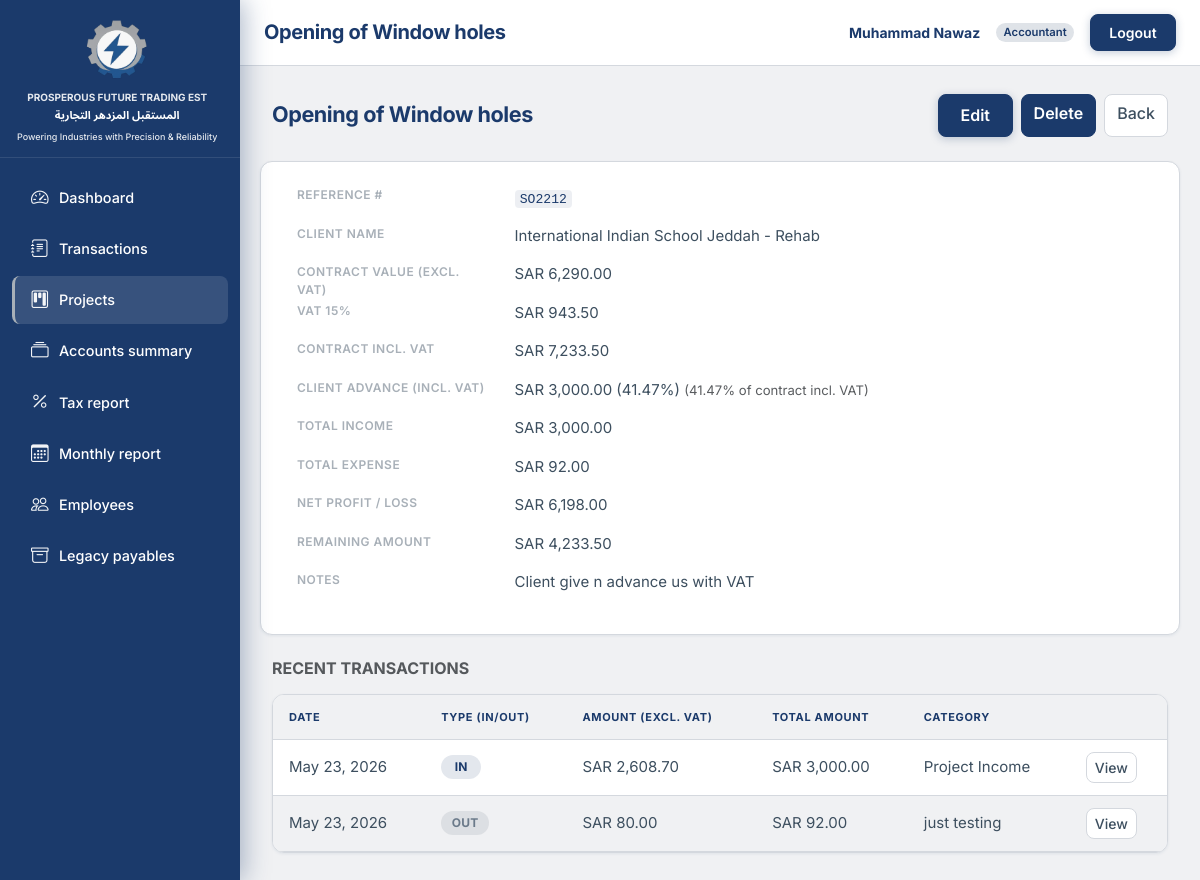
Screenshot of /projects/ref/SO2212/ (signed in) with the database file from the repository.
### projects/models.py (models this page shows, shortened)
class Project(models.Model):
    reference_number = models.CharField(
        max_length=64,
        unique=True,
        db_index=True,
        verbose_name="Reference #",
    )
    name = models.CharField(max_length=255, unique=True)
    client_name = models.CharField(max_length=255, blank=True)
    contract_value_excl_vat = models.DecimalField(
        max_digits=14, decimal_places=2, null=True, blank=True
    )
    advance_amount_incl_vat = models.DecimalField(
        max_digits=14,
        decimal_places=2,
        null=True,
        blank=True,
        verbose_name="Client advance (incl. VAT)",
        help_text="Optional. Leave blank if client pays no advance.",
    )
    notes = models.TextField(blank=True)
    class Meta:
        ordering = ["name"]
    @property
    def vat_15(self):
        if self.contract_value_excl_vat is None:
            return None
        return (self.contract_value_excl_vat * Decimal("0.15")).quantize(Decimal("0.01"))
    @property
    def contract_incl_vat(self):
        if self.contract_value_excl_vat is None or self.vat_15 is None:
            return None
        return self.contract_value_excl_vat + self.vat_15
    @property
    def advance_percent_of_contract(self):
        amt = self.advance_amount_incl_vat
        contract = self.contract_incl_vat
        if amt is None or contract is None or contract == 0:
            return None
        return (amt / contract * Decimal("100")).quantize(Decimal("0.01"))
    @staticmethod
    def _format_percent(pct: Decimal) -> str:
        s = f"{pct:.2f}"
        if "." in s:
            s = s.rstrip("0").rstrip(".")
        return s
    @property
    def client_advance_display(self):
        from TradingEST.formatting import format_sar
        amt = self.advance_amount_incl_vat
        if amt is None:
            return None
        amt_str = format_sar(amt)
        pct = self.advance_percent_of_contract
        if pct is not None:
            return f"{amt_str} ({self._format_percent(pct)}%)"
        return amt_str

### accounts/models.py (models this page shows, shortened)
class User(AbstractBaseUser, PermissionsMixin):
    email = models.EmailField(unique=True)
    full_name = models.CharField(max_length=255, blank=True)
    role = models.CharField(max_length=20, choices=Role.choices, default=Role.VIEWER)
    is_staff = models.BooleanField(default=False)
    is_active = models.BooleanField(default=True)
    date_joined = models.DateTimeField(default=timezone.now)
    objects = UserManager()
    USERNAME_FIELD = "email"
    REQUIRED_FIELDS = []
    class Meta:
        ordering = ["email"]
    @property
    def display_name(self):
        name = (self.full_name or "").strip()
        if name:
            return name
        return self.email.split("@")[0] if self.email else ""

### transactions/models.py (models this page shows, shortened)
class Transaction(models.Model):
    reference_number = models.CharField(
        max_length=64,
        unique=True,
        db_index=True,
        verbose_name="Reference #",
    )
    date = models.DateField(db_index=True)
    description = models.CharField(max_length=500, blank=True)
    flow_type = models.CharField(max_length=3, choices=FlowType.choices, db_index=True)
    amount_excl_vat = models.DecimalField(max_digits=14, decimal_places=2)
    account = models.CharField(
        max_length=64,
        db_index=True,
        choices=LedgerAccount.choices,
    )
    category = models.CharField(max_length=128, db_index=True)
    project = models.ForeignKey(
        "projects.Project",
        null=True,
        blank=True,
        on_delete=models.SET_NULL,
        related_name="transactions",
    )
    qty = models.DecimalField(max_digits=14, decimal_places=4, null=True, blank=True)
    rate = models.DecimalField(max_digits=14, decimal_places=4, null=True, blank=True)
    party_name = models.CharField(max_length=255, blank=True)
    party_type = models.CharField(
        max_length=64,
        blank=True,
        null=True,
        choices=PartyType.choices,
    )
    invoice_number = models.CharField(max_length=128, blank=True)
    tax_percent = models.DecimalField(max_digits=6, decimal_places=2, null=True, blank=True)
    tax_amount = models.DecimalField(max_digits=14, decimal_places=2, null=True, blank=True)
    total_amount = models.DecimalField(max_digits=14, decimal_places=2, null=True, blank=True)
    payment_status = models.CharField(
        max_length=64,
        blank=True,
        choices=PaymentStatus.choices,
    )
    notes = models.TextField(blank=True)
    created_at = models.DateTimeField(auto_now_add=True)
    updated_at = models.DateTimeField(auto_now=True)
    class Meta:
        ordering = ["-date", "-pk"]
        indexes = [
            models.Index(fields=["date", "flow_type"]),
            models.Index(fields=["account", "flow_type"]),
        ]

### projects/views.py (the view)
class ProjectDetailView(SessionAuthenticatedMixin, DetailView):
    model = Project
    template_name = "projects/project_detail.html"
    context_object_name = "project"
    def get_object(self, queryset=None):
        if queryset is None:
            queryset = self.get_queryset()
        ref = self.kwargs.get("reference_number")
        if ref:
            return get_object_or_404(queryset, reference_number__iexact=ref.strip())
        return super().get_object(queryset)
    def get_context_data(self, **kwargs):
        ctx = super().get_context_data(**kwargs)
        p = self.object
        qs = p.transactions.select_related("project").order_by("-date", "-pk")
        ctx["transactions"] = qs[:100]
        ti = (
            p.transactions.filter(flow_type=FlowType.IN)
            .filter(paid_status_q())
            .aggregate(s=Sum("total_amount"))["s"]
            or Decimal("0")
        )
        te = (
            p.transactions.filter(flow_type=FlowType.OUT).aggregate(s=Sum("total_amount"))[
                "s"
            ]
            or Decimal("0")
        )
        ctx["total_income_paid"] = ti
        ctx["total_expense"] = te
        if p.contract_value_excl_vat is not None:
            ctx["net_profit"] = p.contract_value_excl_vat - te
        else:
            ctx["net_profit"] = None
        if p.contract_incl_vat is not None:
            ctx["remaining_display"] = p.contract_incl_vat - ti
        else:
            ctx["remaining_display"] = None
        return ctx

### TradingEST/context_processors.py (called while the page is built)
def brand(_request):
    return {
        "brand_name_ar": BRAND_NAME_AR,
        "brand_name_en": BRAND_NAME_EN,
        "brand_tagline": BRAND_TAGLINE,
    }

### TradingEST/formatting.py (called while the page is built)
def _to_decimal(value) -> Decimal | None:
    if value is None or value == "":
        return None
    try:
        d = value if isinstance(value, Decimal) else Decimal(str(value))
        return d.quantize(_TWOPLACES, rounding=ROUND_HALF_UP)
    except (InvalidOperation, TypeError, ValueError):
        return None

def format_number(value) -> str | None:
    d = _to_decimal(value)
    if d is None:
        return None
    return f"{d:,.2f}"

def format_sar(value) -> str | None:
    n = format_number(value)
    if n is None:
        return None
    return f"SAR {n}"

### TradingEST/templatetags/te_format.py (called while the page is built)
@register.filter
def sar(value):
    out = format_sar(value)
    return out if out is not None else "—"

@register.filter
def num(value):
    out = format_number(value)
    return out if out is not None else "—"

### accounts/mixins.py (called while the page is built)
    def dispatch(self, request, *args, **kwargs):
        if not request.user.is_authenticated:
            return HttpResponseRedirect(self.resolve_redirect(request))
        return super().dispatch(request, *args, **kwargs)

### reports/services.py (called while the page is built)
def paid_status_q(prefix: str = "") -> Q:
    key = f"{prefix}payment_status__iexact"
    return Q(**{key: PaymentStatus.PAID.value})

### templates/projects/project_detail.html (shortened to what this page needs)
{% extends "base.html" %}
{% block header_title %}{{ project.name }}{% endblock %}
{% block content %}
<div class="te-page-heading-row">
  <h1>{{ project.name }}</h1>
  <div class="d-flex flex-wrap gap-2">
    {% if user.role == 'admin' or user.role == 'accountant' %}
    <a class="btn te-btn-gradient" href="{% url 'projects:edit' project.pk %}">Edit</a>
    <a class="btn te-btn-danger" href="{% url 'projects:delete' project.pk %}">Delete</a>
    {% endif %}
    <a class="btn te-btn-secondary" href="{% url 'projects:list' %}">Back</a>
  </div>
</div>
<dl class="row te-dl-card mb-4">
  <dt class="col-sm-3">Reference #</dt><dd class="col-sm-9"><code>{{ project.reference_number }}</code></dd>
  <dt class="col-sm-3">Client Name</dt><dd class="col-sm-9">{{ project.client_name }}</dd>
  <dt class="col-sm-3">Contract Value (Excl. VAT)</dt><dd class="col-sm-9">{{ project.contract_value_excl_vat|sar }}</dd>
  <dt class="col-sm-3">VAT 15%</dt><dd class="col-sm-9">{{ project.vat_15|sar }}</dd>
  <dt class="col-sm-3">Contract Incl. VAT</dt><dd class="col-sm-9">{{ project.contract_incl_vat|sar }}</dd>
  <dt class="col-sm-3">Client advance (incl. VAT)</dt>
  <dd class="col-sm-9">
    {% if project.advance_amount_incl_vat is not None %}
      {{ project.client_advance_display }}
      {% if project.advance_percent_of_contract %}
      <span class="text-muted small">({{ project.advance_percent_of_contract|num }}% of contract incl. VAT)</span>
      {% endif %}
    {% else %}
      —
    {% endif %}
  </dd>
  <dt class="col-sm-3">Total Income</dt><dd class="col-sm-9">{{ total_income_paid|default:0|sar }}</dd>
  <dt class="col-sm-3">Total Expense</dt><dd class="col-sm-9">{{ total_expense|default:0|sar }}</dd>
  <dt class="col-sm-3">Net Profit / Loss</dt><dd class="col-sm-9">{{ net_profit|sar }}</dd>
  <dt class="col-sm-3">Remaining Amount</dt><dd class="col-sm-9">{{ remaining_display|sar }}</dd>
  <dt class="col-sm-3">Notes</dt><dd class="col-sm-9">{{ project.notes|default:"—"|linebreaks }}</dd>
</dl>
<h2 class="h6 text-muted text-uppercase fw-bold mb-3">Recent transactions</h2>
{% if transactions %}
<div class="te-table-card">
  <div class="table-responsive">
    <table class="table table-sm mb-0 align-middle">
      <thead><tr><th>Date</th><th>Type (IN/OUT)</th><th>Amount (Excl. VAT)</th><th>Total Amount</th><th>Category</th><th></th></tr></thead>
      <tbody>
        {% for t in transactions %}
        <tr>
          <td>{{ t.date }}</td>
          <td>{% include "partials/flow_badge.html" with flow=t.flow_type %}</td>
          <td>{{ t.amount_excl_vat|sar }}</td>
          <td>{{ t.total_amount|sar }}</td>
          <td>{{ t.category }}</td>
          <td><a class="btn btn-sm te-btn-secondary" href="{% url 'transactions:detail' t.pk %}">View</a></td>
        </tr>
        {% endfor %}
      </tbody>
    </table>
  </div>
</div>
{% else %}
<div class="te-page-card te-empty-state py-4">
  <i class="bi bi-journal-x"></i>
  <p class="mb-0">No transactions for this project.</p>
</div>
{% endif %}
{% endblock %}

### templates/base.html (shortened to what this page needs)
{% load static %}
<!DOCTYPE html>
<html lang="en">
<head>
  <link href="https://cdn.jsdelivr.net/npm/bootstrap@5.3.3/dist/css/bootstrap.min.css" rel="stylesheet"
>
  <link rel="stylesheet" href="https://cdn.jsdelivr.net/npm/bootstrap-icons@1.11.3/font/bootstrap-icons.min.css">
  <link rel="stylesheet" href="{% static 'css/app.css' %}">
</head>
<body class="te-app-body">
<div class="te-app-layout">
  <div class="te-app-main">
    <header class="te-topbar">
      <div class="te-topbar-desktop d-none d-md-flex w-100 align-items-center justify-content-between gap-3 min-w-0">
        <h1 class="te-topbar-title text-truncate mb-0 flex-grow-1 min-w-0">{% block header_title %}Dashboard{% endblock %}</h1>
        {% if user.is_authenticated %}
        <div class="te-topbar-actions flex-shrink-0">
          <span class="te-topbar-user d-none d-lg-inline">{{ user.display_name }}</span>
          {% if user.role == 'admin' %}
          <span class="badge rounded-pill badge-role-admin">{{ user.get_role_display }}</span>
          {% elif user.role == 'accountant' %}
          <span class="badge rounded-pill badge-role-accountant">{{ user.get_role_display }}</span>
          {% else %}
          <span class="badge rounded-pill badge-role-viewer">{{ user.get_role_display }}</span>
          {% endif %}
          <form action="{% url 'accounts:logout' %}" method="post" class="d-inline mb-0">
            <button type="submit" class="btn btn-sm te-btn-logout">Logout</button>
          </form>
        </div>
        {% endif %}
      </div>
    </header>
    <div class="te-content-wrap">
      {% block content %}{% endblock %}
    </div>
  </div>
  <aside id="teSidebar" class="te-sidebar" aria-label="Main navigation">
    <div class="te-sidebar-head">
      <div class="te-sidebar-logo">
        {% include "partials/sidebar_brand.html" %}
      </div>
    </div>
    <div class="te-sidebar-nav">
      {% include "partials/sidebar_nav.html" %}
    </div>
  </aside>
</div>
</body>
</html>

### templates/partials/flow_badge.html
{% if flow == "IN" %}
<span class="te-badge-flow te-badge-flow--in">IN</span>
{% else %}
<span class="te-badge-flow te-badge-flow--out">OUT</span>
{% endif %}

### rows the page displays
Project: name "Opening of Window holes", reference_number "SO2212", client_name "International Indian School Jeddah - Rehab", contract_value_excl_vat|sar "SAR 6,290.00", vat_15|sar "SAR 943.50", contract_incl_vat|sar "SAR 7,233.50", client_advance_display "SAR 3,000.00 (41.47%)", advance_percent_of_contract|num "41.47", notes "Client give n advance us with VAT"
User: display_name "Muhammad Nawaz", role "Accountant"
Transaction: date "May 23, 2026", flow_type "IN", amount_excl_vat|sar "SAR 2,608.70", total_amount|sar "SAR 3,000.00", category "Project Income"
Transaction: date "May 23, 2026", flow_type "OUT", amount_excl_vat|sar "SAR 80.00", total_amount|sar "SAR 92.00", category "just testing"

### other values shown
{{ total_income_paid|default:0|sar }} "SAR 3,000.00"
{{ total_expense|default:0|sar }} "SAR 92.00"
{{ net_profit|sar }} "SAR 6,198.00"
{{ remaining_display|sar }} "SAR 4,233.50"
{{ brand_name_en }} "PROSPEROUS FUTURE TRADING EST"
{{ brand_name_ar }} "المستقبل المزدهر التجارية"
{{ brand_tagline }} "Powering Industries with Precision & Reliability"
